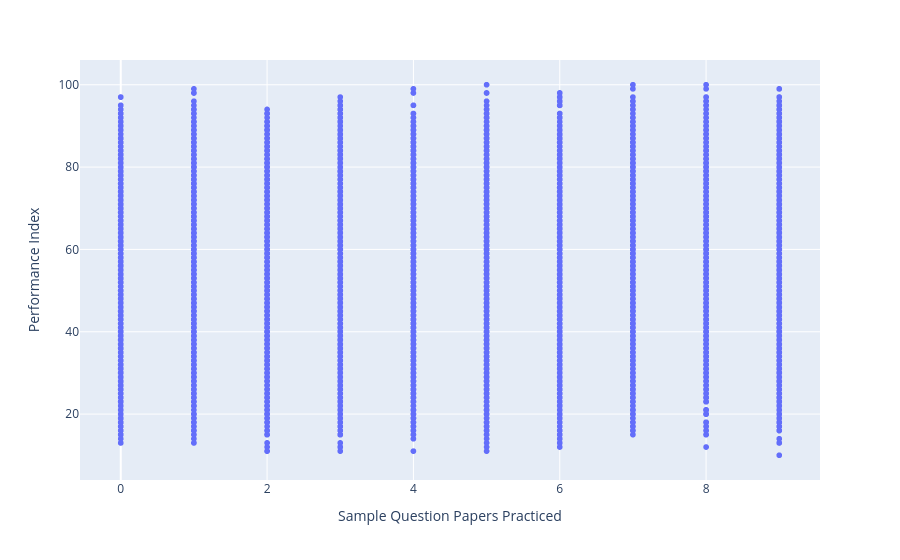

The notebook cell this image was saved under:
### Code cell
fig = px.scatter(df,x=df["Sample Question Papers Practiced"],y=df["Performance Index"],)
fig.show()

### Figure 1 — Plotly figure (JSON) as saved in the notebook; plotly's stock layout.template omitted (floating-point values rounded to 4 significant figures; data arrays with more than 128 entries replaced by an {"elided": "..."} marker saying what was removed)
{"data": [{"hovertemplate": "Sample Question Papers Practiced=%{x}<br>Performance Index=%{y}<extra></extra>", "legendgroup": "", "marker": {"color": "#636efa", "symbol": "circle"}, "mode": "markers", "name": "", "showlegend": false, "type": "scattergl", "x": {"elided": "10000 int values"}, "xaxis": "x", "y": {"elided": "10000 float values"}, "yaxis": "y"}], "layout": {"legend": {"tracegroupgap": 0}, "margin": {"t": 60}, "xaxis": {"anchor": "y", "domain": [0, 1], "title": {"text": "Sample Question Papers Practiced"}}, "yaxis": {"anchor": "x", "domain": [0, 1], "title": {"text": "Performance Index"}}}}
